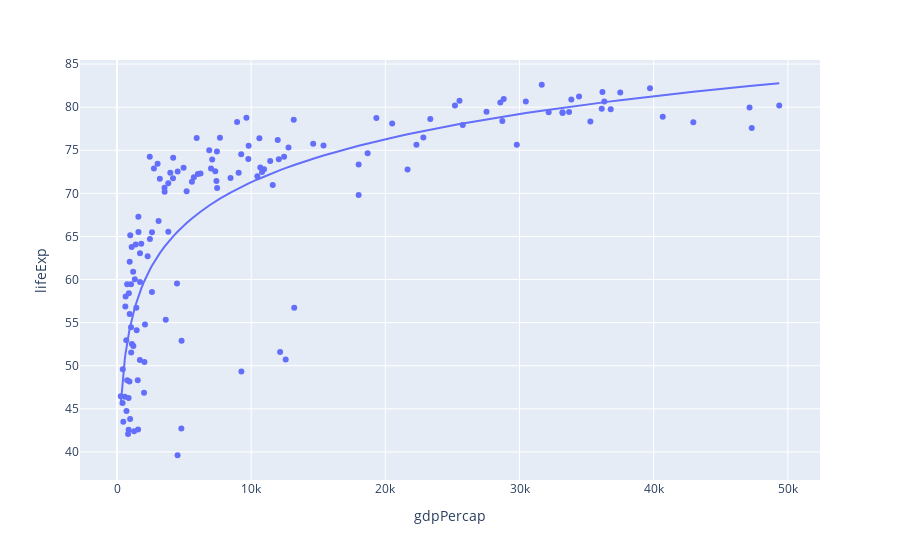

Notebook code cell kept with this figure:
### Markdown cell above
### OLS 로그 함수로 피팅하기
- trendline_options=dict(log_x=True) 로 설정하면 로그 함수로 피팅을 합니다.

### Code cell
df = px.data.gapminder(year=2007)
fig = px.scatter(df, x="gdpPercap", y="lifeExp", trendline="ols", trendline_options=dict(log_x=True))

fig.show()

### Figure 1 — Plotly figure (JSON) as saved in the notebook; plotly's stock layout.template omitted (floating-point values rounded to 4 significant figures; data arrays with more than 128 entries replaced by an {"elided": "..."} marker saying what was removed)
{"data": [{"hovertemplate": "gdpPercap=%{x}<br>lifeExp=%{y}<extra></extra>", "legendgroup": "", "marker": {"color": "#636efa", "symbol": "circle"}, "mode": "markers", "name": "", "orientation": "v", "showlegend": false, "type": "scatter", "x": {"elided": "142 float values"}, "xaxis": "x", "y": {"elided": "142 float values"}, "yaxis": "y"}, {"hovertemplate": "<b>OLS trendline</b><br>lifeExp = 16.5851 * log10(gdpPercap) + 4.94961<br>R<sup>2</sup>=0.654449<br><br>gdpPercap=%{x}<br>lifeExp=%{y} <b>(trend)</b><extra></extra>", "legendgroup": "", "marker": {"color": "#636efa", "symbol": "circle"}, "mode": "lines", "name": "", "showlegend": false, "type": "scatter", "x": {"elided": "142 float values"}, "xaxis": "x", "y": {"elided": "142 float values"}, "yaxis": "y"}], "layout": {"legend": {"tracegroupgap": 0}, "margin": {"t": 60}, "xaxis": {"anchor": "y", "domain": [0, 1], "title": {"text": "gdpPercap"}}, "yaxis": {"anchor": "x", "domain": [0, 1], "title": {"text": "lifeExp"}}}}
